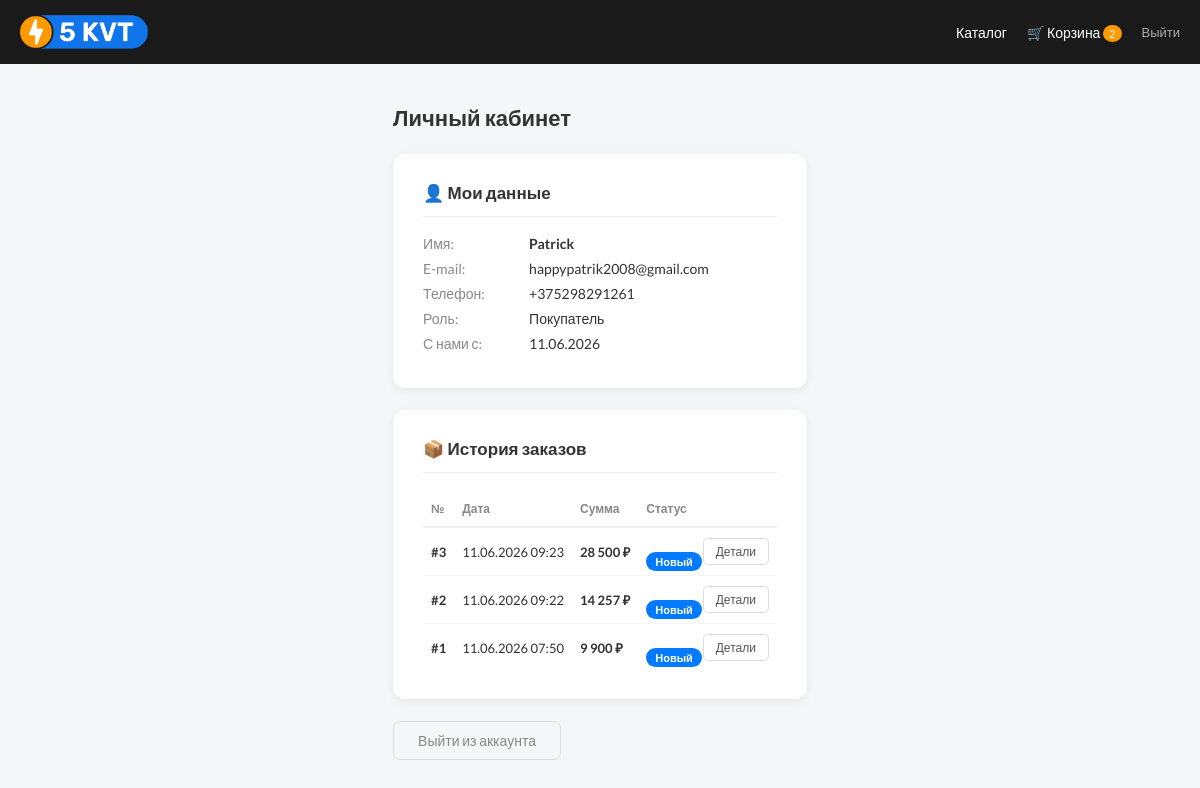
The page /5kvt-shop/profile.php (signed in) on the database its author committed.
### tables this page shows
CREATE TABLE `users` (
  `id` int UNSIGNED NOT NULL,
  `name` varchar(120) NOT NULL,
  `email` varchar(180) NOT NULL,
  `phone` varchar(30) DEFAULT NULL,
  `password` varchar(255) NOT NULL,
  `role` enum('user','admin') DEFAULT 'user',
  `created_at` timestamp NULL DEFAULT CURRENT_TIMESTAMP
);

CREATE TABLE `orders` (
  `id` int UNSIGNED NOT NULL,
  `user_id` int UNSIGNED DEFAULT NULL,
  `name` varchar(120) NOT NULL,
  `email` varchar(180) NOT NULL,
  `phone` varchar(30) NOT NULL,
  `address` varchar(255) NOT NULL,
  `comment` text,
  `total_amount` decimal(10,2) NOT NULL DEFAULT '0.00',
  `status` enum('new','processing','shipped','completed','cancelled') DEFAULT 'new',
  `created_at` timestamp NULL DEFAULT CURRENT_TIMESTAMP
);

### 5kvt-shop/models/UserModel.php (called while the page is built, shortened)
<?php
class UserModel {
    public static function getById(int $id): ?array {
        $db   = DB::getConnection();
        $stmt = $db->prepare("SELECT id, name, email, phone, role, created_at FROM users WHERE id = :id LIMIT 1");
        $stmt->execute([':id' => $id]);
        $row  = $stmt->fetch();
        return $row ?: null;
    }
}

### 5kvt-shop/models/OrderModel.php (called while the page is built, shortened)
<?php
class OrderModel {
    public static function getByUser(int $userId): array {
        $db   = DB::getConnection();
        $stmt = $db->prepare(
            "SELECT * FROM orders WHERE user_id = :uid ORDER BY created_at DESC"
        );
        $stmt->execute([':uid' => $userId]);
        return $stmt->fetchAll();
    }
}

### 5kvt-shop/profile.php (the view, shortened to what this page needs)
<?php
require_once 'models/UserModel.php';
require_once 'models/OrderModel.php';
$user   = UserModel::getById((int) $_SESSION['user_id']);
$orders = OrderModel::getByUser((int) $_SESSION['user_id']);
$statusLabels = [
    'new'        => ['label' => 'Новый',      'color' => '#007bff'],
    'processing' => ['label' => 'В работе',   'color' => '#fd7e14'],
    'shipped'    => ['label' => 'Отправлен',  'color' => '#6f42c1'],
    'completed'  => ['label' => 'Выполнен',   'color' => '#28a745'],
    'cancelled'  => ['label' => 'Отменён',    'color' => '#dc3545'],
];
?>
<!DOCTYPE html>
<html lang="ru">
<head>
  <link rel="stylesheet" href="style(1).css">
</head>
<body>
  <header style="background:#1a1a1a;padding:14px 0;">
    <div style="max-width:1200px;margin:0 auto;padding:0 20px;display:flex;align-items:center;justify-content:space-between;">
      <a href="index.php"><img src="images/5kvt-brand-logo.png" alt="5КВТ" style="height:36px;"></a>
      <nav style="display:flex;gap:20px;align-items:center;">
        <a href="index.php#catalog" style="color:#fff;text-decoration:none;font-size:14px;">Каталог</a>
        <a href="cart.php" style="color:#fff;text-decoration:none;font-size:14px;">
          🛒 Корзина
          <?php if (!empty($_SESSION['cart'])): ?>
            <span style="background:#ff9900;color:#fff;border-radius:50%;padding:2px 6px;font-size:11px;">
              <?= array_sum($_SESSION['cart']) ?>
            </span>
          <?php endif; ?>
        </a>
        <a href="logout.php" style="color:#aaa;text-decoration:none;font-size:13px;">Выйти</a>
      </nav>
    </div>
  </header>
  <div class="profile-wrap">
    <h1 style="font-size:22px;font-weight:700;margin-bottom:22px;">Личный кабинет</h1>
    <div class="box">
      <h2>👤 Мои данные</h2>
      <div class="info-row"><span>Имя:</span>      <strong><?= htmlspecialchars($user['name']) ?></strong></div>
      <div class="info-row"><span>E-mail:</span>   <?= htmlspecialchars($user['email']) ?></div>
      <div class="info-row"><span>Телефон:</span>  <?= htmlspecialchars($user['phone'] ?? '—') ?></div>
      <div class="info-row"><span>Роль:</span>     <?= $user['role'] === 'admin' ? '🔑 Администратор' : 'Покупатель' ?></div>
      <div class="info-row"><span>С нами с:</span> <?= date('d.m.Y', strtotime($user['created_at'])) ?></div>
    </div>
    <div class="box">
      <h2>📦 История заказов</h2>
      <?php if (empty($orders)): ?>
        <p style="color:#aaa;font-size:14px;">У вас пока нет заказов.
          <a href="index.php#catalog" style="color:#ff9900;">Перейти в каталог →</a>
        </p>
      <?php else: ?>
        <table>
          <thead>
            <tr>
              <th>№</th>
              <th>Дата</th>
              <th>Сумма</th>
              <th>Статус</th>
              <th></th>
            </tr>
          </thead>
          <tbody>
            <?php foreach ($orders as $order): ?>
              <tr>
                <td><strong>#<?= $order['id'] ?></strong></td>
                <td><?= date('d.m.Y H:i', strtotime($order['created_at'])) ?></td>
                <td style="font-weight:700;"><?= number_format($order['total_amount'], 0, '.', ' ') ?> ₽</td>
                <td>
                  <?php $s = $statusLabels[$order['status']] ?? ['label'=>$order['status'],'color'=>'#888']; ?>
                  <span class="badge" style="background:<?= $s['color'] ?>;"><?= $s['label'] ?></span>
                </td>
                <td>
                  <button class="detail-btn" onclick="toggleDetail(<?= $order['id'] ?>)">Детали</button>
                </td>
              </tr>
            <?php endforeach; ?>
          </tbody>
        </table>
      <?php endif; ?>
    </div>
    <a href="logout.php"
       style="display:inline-block;padding:10px 24px;border:1px solid #ddd;color:#888;
              border-radius:7px;text-decoration:none;font-size:14px;">
      Выйти из аккаунта
    </a>
  </div>
</body>
</html>

### 5kvt-shop/style(1).css (style rules this page uses)
* { box-sizing: border-box; margin: 0; padding: 0; }
html, body { height: 100%; }
body { font-family: 'Lato', Arial, sans-serif; font-size: 14px; font-weight: 400; color: #333; background-color: #fff; display: flex; flex-direction: column; -webkit-font-smoothing: antialiased; -moz-osx-font-smoothing: grayscale; }
a { text-decoration: none; color: inherit; }
button, input { font-family: inherit; border: none; background: none; outline: none; }
img { display: block; max-width: 100%; height: auto; }
.badge { position: absolute; font-weight: 700; border-radius: 4px; z-index: 3; white-space: nowrap; color: #fff; }

### 5kvt-shop/profile.php (style rules this page uses)
body { background: #f4f6f8; font-family: 'Lato', sans-serif; }
.profile-wrap { max-width: 880px; margin: 40px auto; padding: 0 15px; }
.box { background: #fff; border-radius: 12px; box-shadow: 0 2px 10px rgba(0,0,0,.07); padding: 28px 30px; margin-bottom: 22px; }
.box h2 { font-size: 17px; font-weight: 700; margin: 0 0 18px; padding-bottom: 12px; border-bottom: 1px solid #f0f0f0; }
.info-row { display: flex; gap: 6px; font-size: 14px; margin-bottom: 8px; }
.info-row span:first-child { color: #888; width: 100px; flex-shrink: 0; }
table { width: 100%; border-collapse: collapse; }
th, td { padding: 10px 8px; text-align: left; font-size: 13px; }
th { color: #888; font-size: 12px; border-bottom: 2px solid #eee; font-weight: 600; }
tr + tr td { border-top: 1px solid #f5f5f5; }
.badge { display: inline-block; padding: 3px 9px; border-radius: 12px; font-size: 11px; font-weight: 700; color: #fff; }
.detail-btn { background: none; border: 1px solid #ddd; border-radius: 5px; padding: 5px 12px; font-size: 12px; cursor: pointer; color: #555; }

### rows shown on the page
users: name "Patrick", email "happypatrik2008@gmail.com", phone "+375298291261", created_at "11.06.2026"
orders: id "3", created_at "11.06.2026 09:23", total_amount "28 500", status "Новый"
orders: id "2", created_at "11.06.2026 09:22", total_amount "14 257", status "Новый"
orders: id "1", created_at "11.06.2026 07:50", total_amount "9 900", status "Новый"

### other values the page prints
array_sum($_SESSION['cart']) "2"
